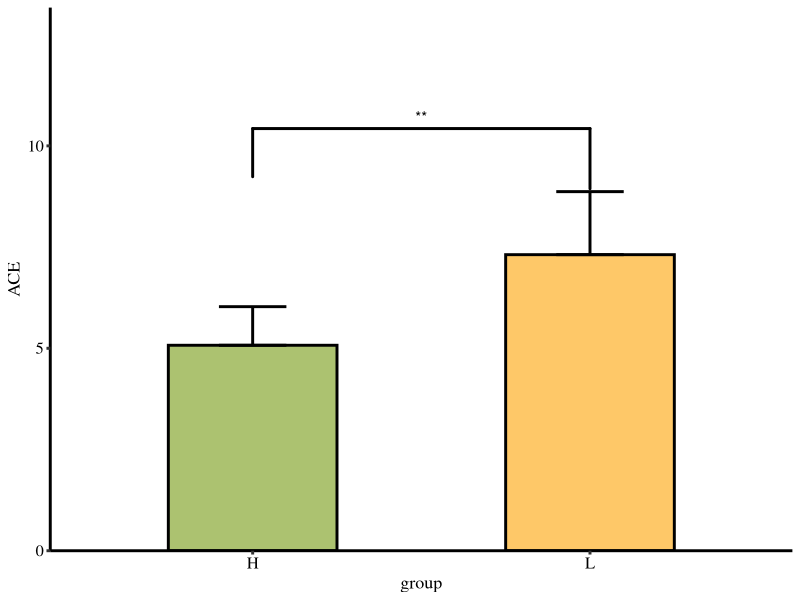
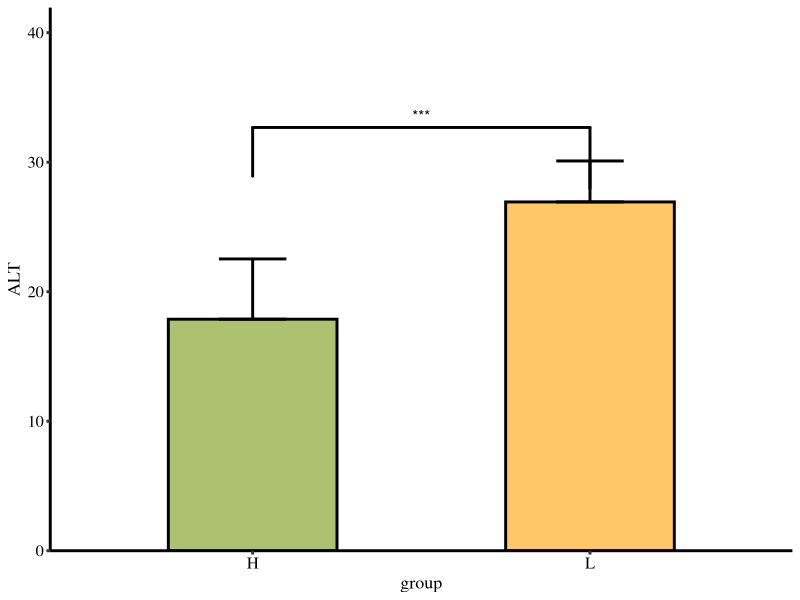
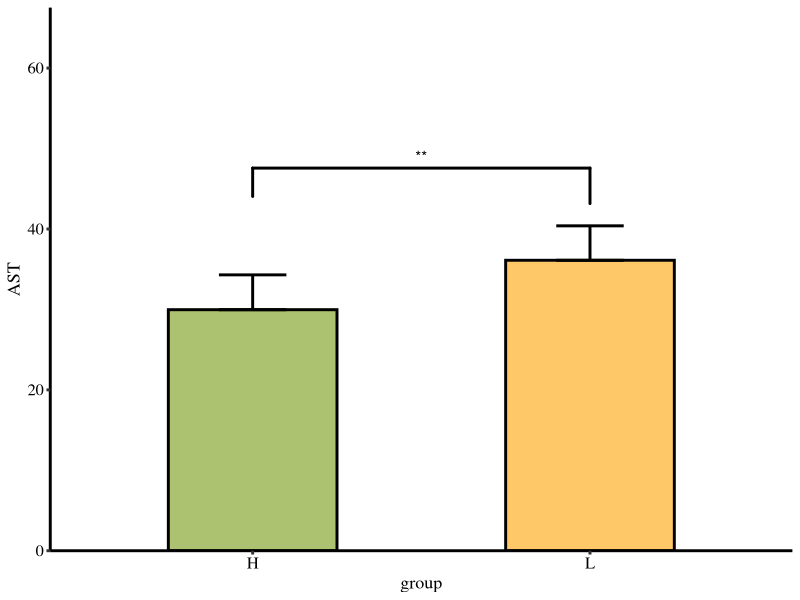
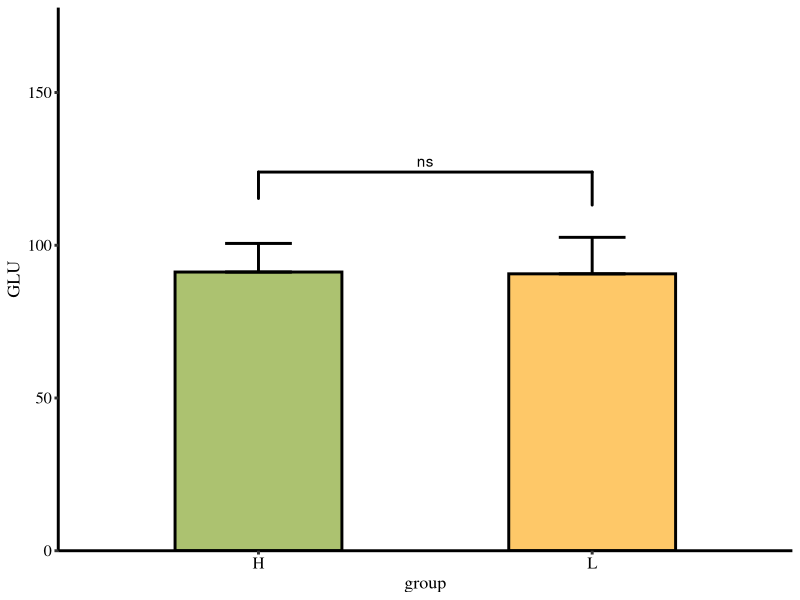
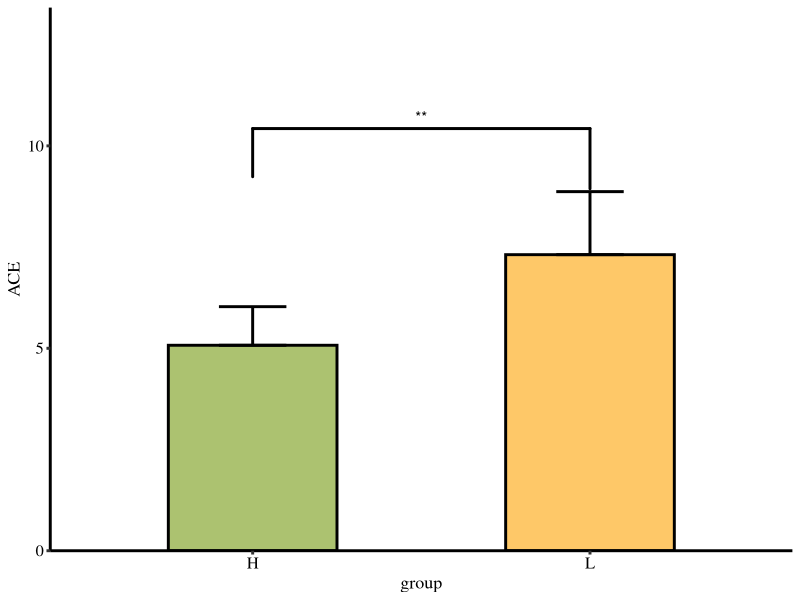
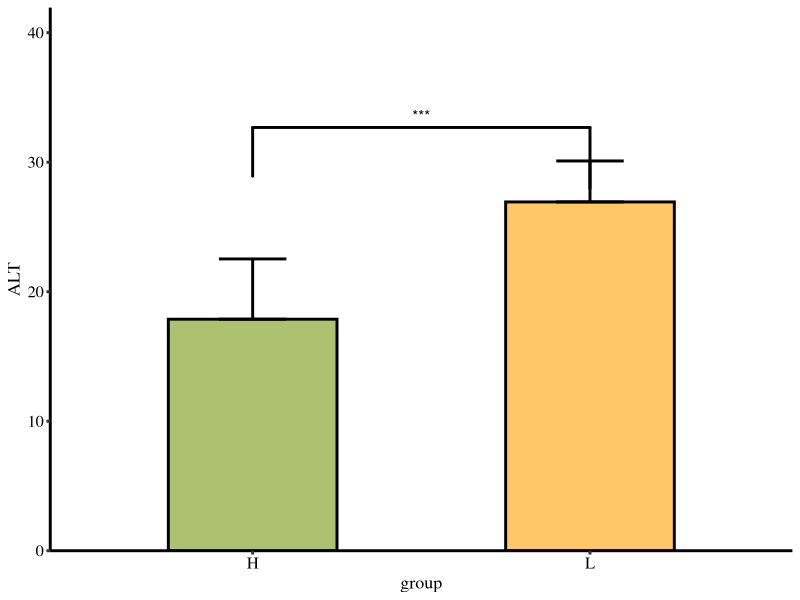
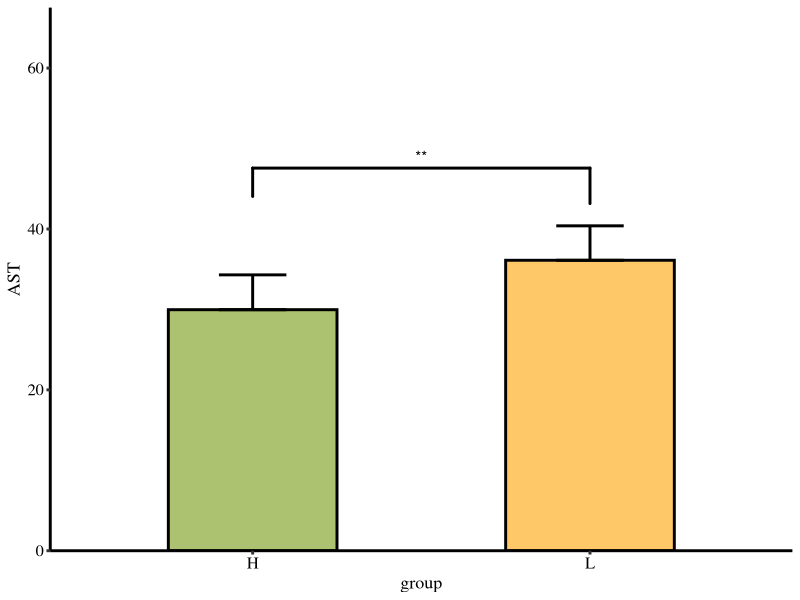
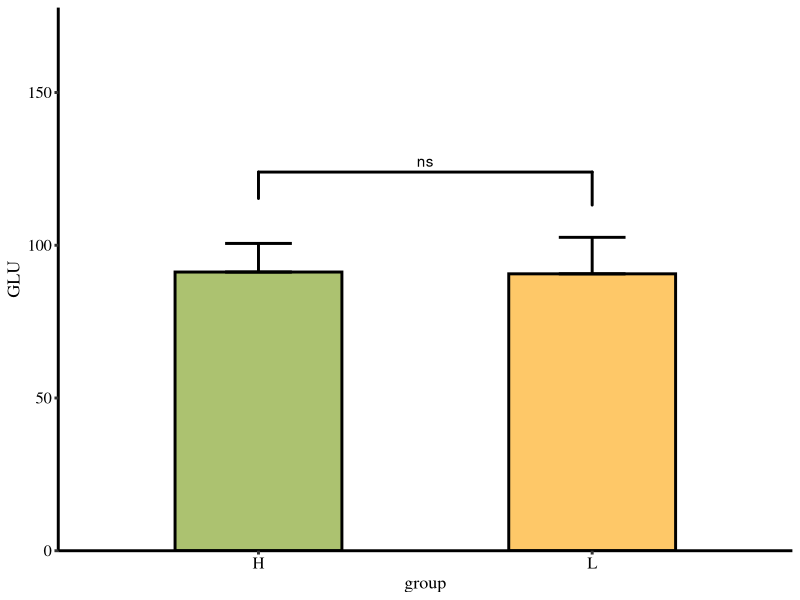

The R source for these figures, in order:
library(ggplot2)
library(dplyr)
library(ggsignif)
library(multcompView)
library(openxlsx)

set.seed(123) # ensure that randomness can be repeated

# Example Data Frame: Building Multiple Indicators
ata <- data.frame(
  group = rep(c("H", "L"), each = 10),
  ACE = c(rnorm(10, mean = 5, sd = 1), rnorm(10, mean = 7, sd = 1.5)),
  ALT = c(rnorm(10, mean = 20, sd = 5), rnorm(10, mean = 25, sd = 6)),
  AST = c(rnorm(10, mean = 30, sd = 4), rnorm(10, mean = 35, sd = 5)),
  GLU = c(rnorm(10, mean = 90, sd = 10), rnorm(10, mean = 95, sd = 12))
)

# get the columns to be analyzed
metrics <- setdiff(names(ata), "group")

# initiate the data frame to store the test results
results <- data.frame(
  Metric = character(),
  Group = character(),
  Mean = numeric(),
  SD = numeric(),
  SEM = numeric(),
  Normality_Test_P = numeric(),
  Variance_Test_P = numeric(),
  P_Value = numeric(),
  Significance = character(),
  stringsAsFactors = FALSE
)

# 统一样式设置  unified style settings  
base_theme <- theme_classic(base_line_size = 1) +
  theme(
    legend.position = "none",
    axis.title = element_text(size = 13, face = "plain", color = "black", family = "serif"),
    axis.text = element_text(size = 12, face = "plain", color = "black", family = "serif")
  )

# 循环处理每个指标 loop through each metric
for (metric in metrics) {
  # 分组均值、标准差、标准误  group mean, standard deviation, standard error
  summary_stats <- ata %>%
    group_by(group) %>%
    summarize(
      Mean = mean(.data[[metric]]),
      SD = sd(.data[[metric]]),
      SEM = SD / sqrt(n()), 
      .groups = "drop"
    )
  
  # 正态性和方差齐性检验 normality and homogeneity of variance tests
  shapiro_res <- shapiro.test(ata[[metric]])
  bartlett_res <- bartlett.test(ata[[metric]] ~ group, data = ata)
  
  # 差异显著性检验 significance test
  # 若两检验均为显著，则使用 t 检验；否则使用非参数检验 if both tests are significant, use t test; otherwise, use non-parametric test
  if (shapiro_res$p.value > 0.05 && bartlett_res$p.value > 0.05) {
    test_res <- t.test(ata[[metric]] ~ group, data = ata) # t test
  } else {
    test_res <- wilcox.test(ata[[metric]] ~ group, data = ata) # non-parametric test
  }
  p_value <- test_res$p.value
  
  # 差异显著性标记 significance marker
  if (p_value < 0.001) {
    sig <- "***"
  } else if (p_value < 0.01) {
    sig <- "**"
  } else if (p_value < 0.05) {
    sig <- "*"
  } else {
    sig <- "ns"
  }
  
  # 添加结果到数据框 add results to data frame
  for (i in 1:nrow(summary_stats)) {
    results <- rbind(results, data.frame(
      Metric = metric,
      Group = summary_stats$group[i],
      Mean = summary_stats$Mean[i],
      SD = summary_stats$SD[i],
      SEM = summary_stats$SEM[i],
      Normality_Test_P = ifelse(i == 1, shapiro_res$p.value, NA), # 正态性检验 p 值
      Variance_Test_P = ifelse(i == 1, bartlett_res$p.value, NA), # 方差齐性检验 p 值
      P_Value = ifelse(i == 1, p_value, NA), # 差异检验 p 值
      Significance = ifelse(i == 1, sig, NA), # 差异显著性标记
      stringsAsFactors = FALSE
    ))
  }
  
  # 分位数计算 calculate quantiles
  q <- quantile(ata[[metric]])
  max <- q[1] * 0.2 + q[5]
  max1 <- q[1] + q[5]
   
  # 绘图 draw plot
  p <- ggplot(ata, aes(x = group, y = .data[[metric]])) +
    stat_summary(fun = 'mean', geom = 'bar', aes(fill = group), position = 'dodge', size = 1, width = .5, color = 'black') +
    stat_summary(fun.min = mean, fun.max = function(x) mean(x) + sd(x), geom = 'errorbar', aes(group = group), size = 1, color = 'black', width = .2) +
    geom_signif(annotations = sig, y_position = max, xmin = 1, xmax = 2, tip_length = c(0.2, 0.25), vjust = 0, size = 1) +
    scale_y_continuous(expand = c(0, 0), limits = c(0, max1)) +
    scale_fill_manual(values = c("#ACC270", "#FEC868")) +
    ylab(metric) +
    base_theme
  
  # 输出图表 output plot
  ggsave(filename = paste0(metric, "_plot.pdf"), plot = p, width = 6, height = 4)
  print(p)
}

# 查看所有检验结果 view all test results
print(results)

# 将 NA 值替换为空字符串 replace NA values with empty strings
results_no_na <- results
results_no_na[is.na(results_no_na)] <- ""

# 保存结果为 Excel 文件 save results to Excel file
output_file <- "results.xlsx"
write.xlsx(results_no_na, file = output_file, sheetName = "Results", rowNames = FALSE)

cat("Results have been saved to", output_file, "\n")
